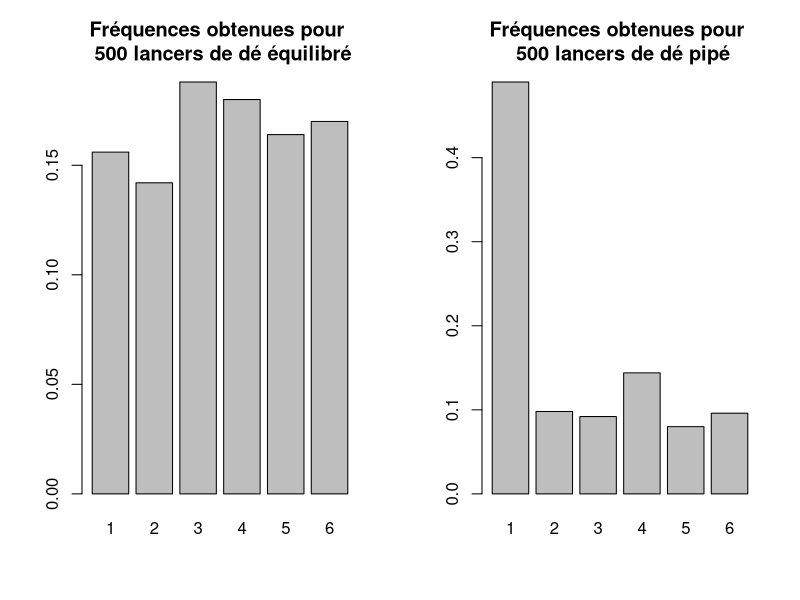
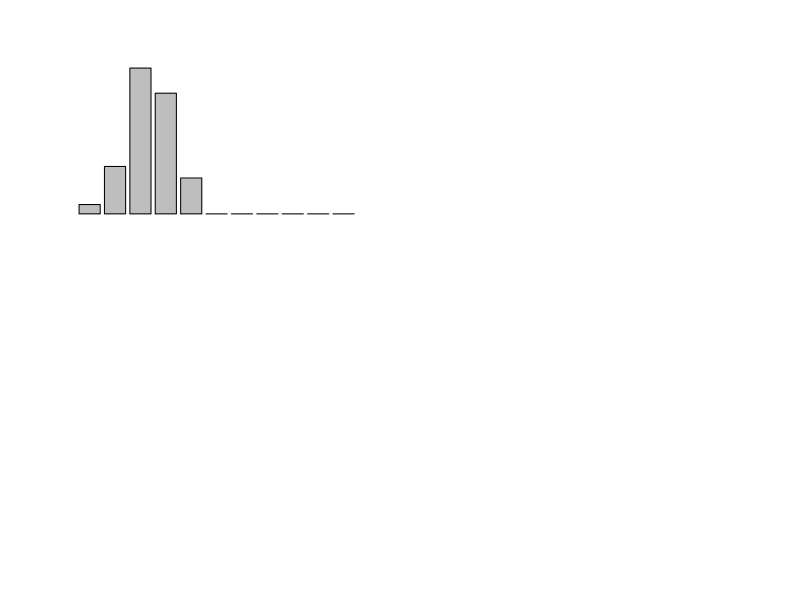

These charts were generated, in order, by the following R code: (Note: this script raises an error after producing the figures.)
#Exercice 3.1

x <- 1:10 
message("x <- 1:10 donne le vecteur [1,2,...,10]")
sample(x) 
message("sample(x) tire aléatoirement tous les éléments de x et les place en vecteur")
sample(x, replace = TRUE) 
message("même chose que ci-dessus mais avec remise")
sample(x[x > 8])
message("sample(x[x > 8]) tire parmi les éléments de x supérieurs à 8")
sample(x[x > 9])
message("comme sample(x)")
sample(x[x > 10])
message("sample(x[x > 10]) retourne integer(0) comme aucun x n'est supérieur à 10")
resample <- function(x, ...) x[sample(length(x), ...)]
message("resample <- function(x, ...) x[sample(length(x), ...)] créer la fonction resample")
resample(x[x > 8])
message("resample(x[x > 8]) fait la même chose que sample(x[x > 8])")
resample(x[x > 9])
message("resample(x[x > 9]) tire parmi les éléments de x > 9 (ici 10)")
resample(x[x > 10])
message("comme sample(x[x > 10]")

#Exemple d'application : l'épreuve du lancer de dé

res_dé = sample(6, 500, replace = T)
table(res_dé)
res_dé_pipé = sample(6, 500, replace = TRUE, prob=c(0.5,0.1,0.1,0.1,0.1,0.1))
table(res_dé_pipé)
titre1 = "Fréquences obtenues pour \n 500 lancers de dé équilibré"
titre2 = "Fréquences obtenues pour \n 500 lancers de dé pipé"
par(mfrow=c(1,2))
barplot(table(res_dé)/500, main=titre1)
barplot(table(res_dé_pipé)/500, main=titre2)

#Autre application :

urne = c(1,1,1,1,1,0,0,0,0,0,0,0,0,0,0)
X = 0
Y = 0
nbX = c(0,0,0,0,0,0,0,0,0,0,0)
nbY = c(0,0,0,0,0,0,0,0,0,0,0)
for (i in 1:500) {
  E1 = sample(urne, 10)
  E2 = sample(urne, 10, replace = TRUE)
  nbX[sum(E1)] = nbX[sum(E1)] + 1
  nbY[sum(E2)] = nbY[sum(E2)] + 1
}
titre1 = "Répartition obtenue pour \n 500 tirages sans remise"
titre2 = "Répartition obtenue pour \n 500 tirages avec remise"
par(mfrow=c(2,2))
barplot(nbX/500, main=titre1, names.arg=labels)
barplot(nbY/500, main=titre2, names.arg=labels)
labels=seq(0, 10)
titre3 = "Répartition théorique des tirages \n de boules blanches sans remise"
barplot(dhyper(0:10, 5, 10, 10), main=titre3, names.arg=labels)
titre4 = "Répartition théorique des tirages \n de boules blanches avec remise"
barplot(dbinom(0:10, 10, 1/3), main=titre4, names.arg=labels)

#Exercice 3.2

message("Sn = X1 + ... + Xn suit une loi binomiale de paramètre n = n et p = p, ici on a fixé n = 5 et p = 0.5")

calculRn = function(n, N, e, p) {
  sN = rbinom(N, n, p)
  sWn = sN / n
  tmp = abs(sWn - p)
  Rn = sum(tmp > e) / N
  return(Rn)
}
message("Pour la question 2) on a Rn =")
calculRn(5, 100, 0.1, 0.5)

message("Pour la question 3) pour les différents n on a")
calculRn(10, 100, 0.1, 0.5)
calculRn(25, 100, 0.1, 0.5)
calculRn(50, 100, 0.1, 0.5)
calculRn(75, 100, 0.1, 0.5)
calculRn(100, 100, 0.1, 0.5)
calculRn(150, 100, 0.1, 0.5)
calculRn(200, 100, 0.1, 0.5)
calculRn(500, 100, 0.1, 0.5)

message("Pour la question 4) pour e = 0.01 et les différents n on a")
calculRn(10, 100, 0.01, 0.5)
calculRn(100, 100, 0.01, 0.5)
calculRn(200, 100, 0.01, 0.5)
calculRn(500, 100, 0.01, 0.5)
calculRn(1000, 100, 0.01, 0.5)
calculRn(5000, 100, 0.01, 0.5)
calculRn(10000, 100, 0.01, 0.5)
calculRn(50000, 100, 0.01, 0.5)

message("On constate que Rn tend vers 0, on en conclut que P(Wn) converge vers p quand n tend vers l'infini")

#Exercice 3.3

approxPoisson = function(k, l) {
  return((l^(k)/factorial(k))*exp(-l))
}

comparaisonbinpois = function (x, n, p){
  poisson <- approxPoisson(x, 5)
  binomiale <- dbinom(x,n,p)
  A <- gl(5,1,5,labels=x)
  data <- cbind(binomiale,poisson)
  rownames(data) <- levels(A)
  barplot(t(data),beside=T,legend.text=colnames(data),
          col=c("grey50","grey80"),ylab="Probabilités", xlab="k")
  erreurn = max(abs(binomiale-dpois(x,5)))
  message("L'erreur entre la loi binomiale et la loi de Poisson est de ", erreurn)
}
comparaisonbinpois(0:10, 10, 0.5)
comparaisonbinpois(0:20, 20, 0.25)
comparaisonbinpois(0:50, 50, 0.1)
comparaisonbinpois(0:100, 100, 0.05)

message("On en conclut qu'une approximation par loi binomiale est d'autant plus proche de la loi de Poisson que n est grand")

#Exercice 3.4

message("Cette épidémie suit une loi binomiale de paramètre n=100 et p=0.02")

n = 100
p = 0.02
x = 2
repBino=pbinom(x, n, p)
message("La probabilité d'avoir plus d'un malade dans le village est de ", repBino)

x = 9.9
repBino=pbinom(x, n, p, lower.tail=TRUE)
message("La probabilité d'avoir au plus dix malades dans le village est de ", repBino)

message("Afin d'approximer la loi binomiale par une loi de Poisson on utilisera l=2")
x = 2
l = 2
repPois=ppois(x, l)
message("La probabilité par approximation avec loi de Poisson d'avoir plus d'un malade dans le village est de ", repPois)

message("Afin d'approximer la loi binomiale par une loi de Poisson on utilisera l=2")
x = 9.9
repPois=ppois(x, l, lower.tail=TRUE)
message("La probabilité par approximation avec loi de Poisson d'avoir au plus dix malades dans le village est de ", repPois)

message("L'approximation par loi de Poisson tend à être précise à la cinquième décimale près")

#Exercice 3.5

simulation = function(n, p){
  tablex = c(rbinom(0:499, n, p))

  plot(0:499, tablex, main="Mesures binomiales")

  tableaufreq = c(table(tablex)/500)

  par(mfrow =c(1,2))
  barplot(tableaufreq, ylab="fréquences",main="Fréquences empiriques")

  barplot(dbinom(0:15, n, p), ylab="fréquences",main="Fréquences théoriques",names.arg=0:15)

  par(mfrow =c(1,2))
  barplot(cumsum(tableaufreq), ylab="fréquences",main="Fréquences cumulées \n empiriques")

  barplot(cumsum(dbinom(0:15, n, p)),  ylab="fréquences",main="Fréquences cumulées \n théoriques",names.arg=0:15)

  moyenne = mean(tablex, 500)
  message("La moyenne empirique pour un échantillon de 500 est ", moyenne)

  esperance = weighted.mean(0:15,dbinom(0:15, n, p))
  message("L'espérance de la loi binomiale est ", esperance)
  message("La moyenne empirique et l'espérance sont assez proche")

  variance = var(tablex)
  message("La variance empirique de l'échantillon est ", variance)

  variance = n*p*(1-p)
  message("La variance de la loi binomiale est ", variance)
  message("Les deux variances sont proches")
}

simulation(15, 0.3)

message("Comme demandé à la question 12, une deuxième simulation est exécutée")
simulation(15, 0.3)

message("En conclusion :")
message("On remarque que la loi binomiale, bien que théorique, est une bonen approximation des différents résultats obtenus lors du tirage des échantillons.")
message("En effet, les résultats tels que l'espérance, la moyenen ou la variance sont relativement proches.")